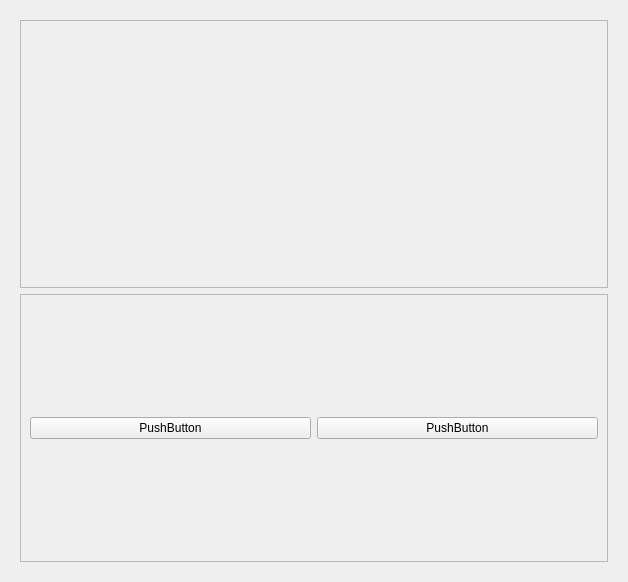
<?xml version="1.0" encoding="UTF-8"?>
<ui version="4.0">
 <class>Form</class>
 <widget class="QWidget" name="Form">
  <property name="geometry">
   <rect>
    <x>0</x>
    <y>0</y>
    <width>628</width>
    <height>582</height>
   </rect>
  </property>
  <property name="windowTitle">
   <string>Form</string>
  </property>
  <layout class="QHBoxLayout" name="horizontalLayout">
   <item>
    <widget class="QStackedWidget" name="stackedWidget">
     <property name="currentIndex">
      <number>0</number>
     </property>
     <widget class="QWidget" name="page">
      <layout class="QVBoxLayout" name="verticalLayout">
       <item>
        <widget class="QFrame" name="frame">
         <property name="frameShape">
          <enum>QFrame::StyledPanel</enum>
         </property>
         <property name="frameShadow">
          <enum>QFrame::Raised</enum>
         </property>
        </widget>
       </item>
       <item>
        <widget class="QFrame" name="frame_2">
         <property name="frameShape">
          <enum>QFrame::StyledPanel</enum>
         </property>
         <property name="frameShadow">
          <enum>QFrame::Raised</enum>
         </property>
         <layout class="QHBoxLayout" name="horizontalLayout_2">
          <item>
           <widget class="QPushButton" name="pushButton">
            <property name="text">
             <string>PushButton</string>
            </property>
           </widget>
          </item>
          <item>
           <widget class="QPushButton" name="pushButton_2">
            <property name="text">
             <string>PushButton</string>
            </property>
           </widget>
          </item>
         </layout>
        </widget>
       </item>
      </layout>
     </widget>
     <widget class="QWidget" name="page_2"/>
    </widget>
   </item>
  </layout>
 </widget>
 <resources/>
 <connections/>
</ui>
